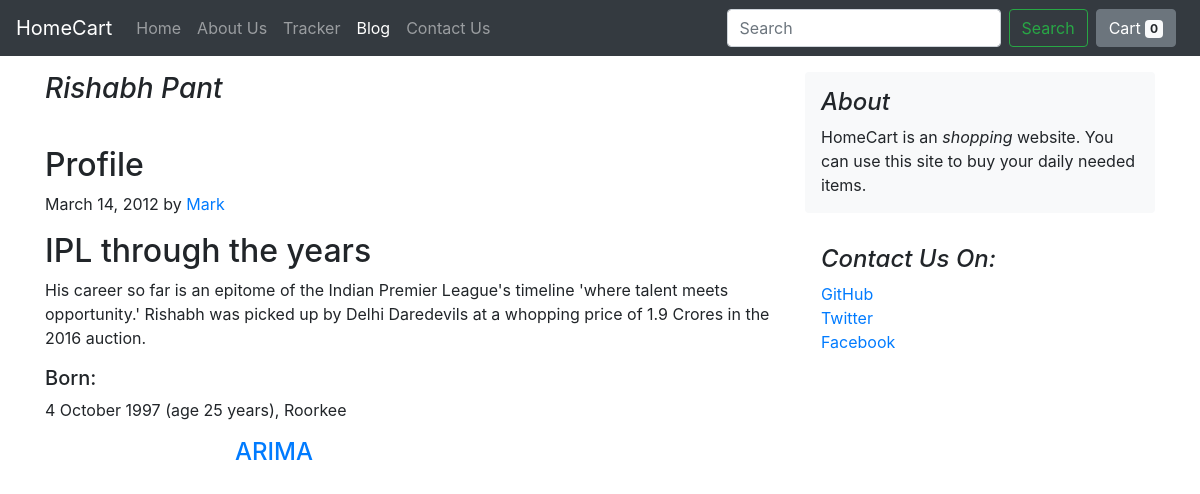
The page /blog/blogpost/1 on the database its author committed.
### blog/models.py (models this page shows, shortened)
class BlogPost(models.Model):
    post_id=models.AutoField(primary_key=True)
    title=models.CharField(max_length=500)
    head0=models.CharField(max_length=500,default="")
    chead0=models.CharField(max_length=5000,default="")
    head1=models.CharField(max_length=500,default="")
    chead1=models.CharField(max_length=5000,default="")
    head2=models.CharField(max_length=500,default="")
    chead2=models.CharField(max_length=5000,default="")
    pub_date=models.DateField()
    thumbnail=models.ImageField(upload_to="shop/images",default="")

### blog/views.py (the view)
# urls.py: path('blogpost/<int:id>',views.blogpost,name='BlogPost'),
def blogpost(request,id):
    allblog=BlogPost.objects.all()
    post=[]
    prev=''
    next=''
    if(id>1):
        prev=BlogPost.objects.filter(post_id=id-1)[0]
    curr=BlogPost.objects.filter(post_id=id)[0]
    if id<len(allblog):
        next=BlogPost.objects.filter(post_id=id+1)[0]
    post.append([prev,curr,next])
    print("The value of post",prev.title)
    return render(request,'blog/blogPost.html',{'post':post})

### blog/templates/blog/blogPost.html (shortened to what this page needs)
{% extends 'blog/basic.html' %}
{% block blogActive %}active{% endblock blogActive %}
{% block body %}
<div class="container">
    {% for prev,curr,next in post %}
    <div class="row mt-3">
        <div class="col-md-8 blog-main">
            <h3 class="pb-3 mb-4 font-italic">
                {{curr.title}}
            </h3>
            <div class="blog-post">
                <h2 class="blog-post-title">{{curr.head0}}</h2>
                <p class="blog-post-meta">{{curr.pub_date}} by <a href="#">Mark</a></p>
                <h2>{{curr.head1}}</h2>
                <p>{{curr.chead1}}</p>
                <h5>{{curr.head2}}</h5>
                <p>{{curr.chead2 }}</p>
            </div>
            <div class="blogpost">
                <div class="row">
                    <div class="col-md-3">
                    </div>
                    <div class="col-md-3">
                        <h4 class="blog-post-title"><a href="/blog/blogpost/{{next.post_id}}">{{next.title}}</a></h4>
                    </div>
                </div>
            </div>
        </div>
        <aside class="col-md-4 blog-sidebar">
            <div class="p-3 mb-3 bg-light rounded">
                <h4 class="font-italic">About</h4>
                <p class="mb-0">HomeCart is an <em>shopping </em> website. You can use this site to buy your daily
                    needed items.</p>
            </div>
            <div class="p-3">
                <h4 class="font-italic">Contact Us On: </h4>
                <ol class="list-unstyled">
                    <li><a href="#">GitHub</a></li>
                    <li><a href="#">Twitter</a></li>
                    <li><a href="#">Facebook</a></li>
                </ol>
            </div>
        </aside>
    </div>
    {% endfor %}
</div>
{% endblock %}

### rows shown on the page
BlogPost: title "Rishabh Pant", head0 "Profile", pub_date "March 14, 2012", head1 "IPL through the years", chead1 "His career so far is an epitome of the Indian Premier League's timeline 'where talent meets opportunity.' Rishabh was picked up by Delhi Daredevils at a whopping price of 1.9 Crores in the 2016 auction.", head2 "Born:", chead2 "4 October 1997 (age 25 years), Roorkee", title "ARIMA"
